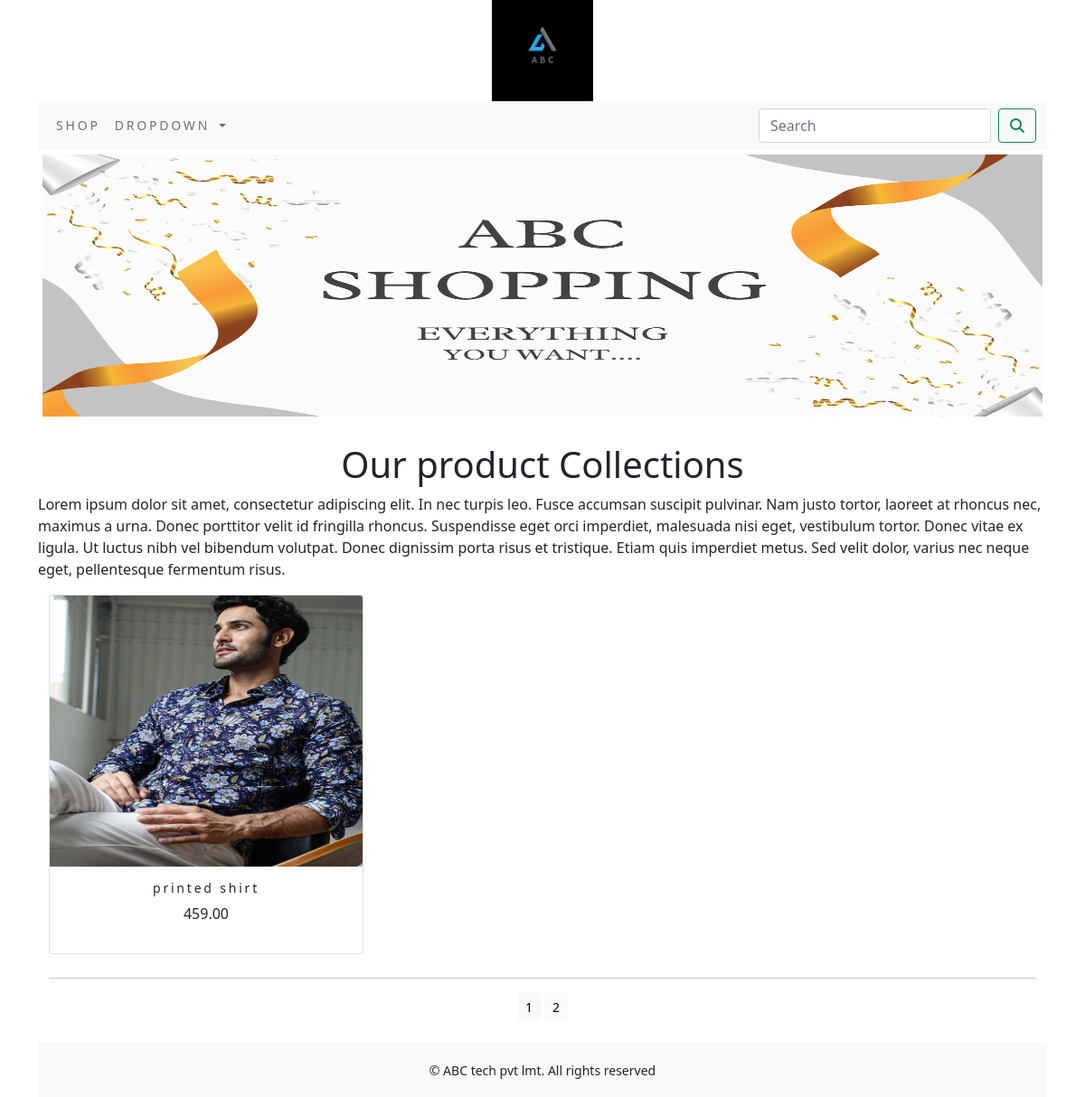
Screenshot of /shop/?page=2 with the database file from the repository.
### shopapp/models.py (models this page shows, shortened)
class product(models.Model):
    name=models.CharField(max_length=250,unique=True)
    slug=models.SlugField(max_length=250,unique=True)
    desc=models.TextField(blank=True)
    category=models.ForeignKey(category,on_delete=models.CASCADE)
    price=models.DecimalField(max_digits=10,decimal_places=2)
    img=models.ImageField(upload_to='product',blank=True)
    stock=models.IntegerField()
    available=models.BooleanField(default=True)
    created=models.DateField(auto_now_add=True)
    updated=models.DateField(auto_now=True)
    class Meta:
        ordering=('name',)
        verbose_name='product'
        verbose_name_plural='products'
    def get_url(self):
        return reverse('shopapp:prodcatdetails',args=[self.category.slug,self.slug])

### shopapp/views.py (the view)
# urls.py: path('',views.allProdCat,name='allProdCat'),
def allProdCat(request,c_slug=None):
    c_page=None
    products_list=None
    if c_slug!=None:
        c_page=get_object_or_404(category,slug=c_slug)
        products_list=product.objects.all().filter(category=c_page,available=True)
    else:
        products_list=product.objects.all().filter(available=True)
    paginator=Paginator(products_list,6)
    try:
        page=int(request.GET.get('page','1'))
    except:
        page=1
    try:
        products=paginator.page(page)
    except(EmptyPage,InvalidPage):
        products=paginator.page(paginator.num_pages)
    return render(request,'category.html',{'category':c_page,'products':products,'c_slug':c_slug})

### cart/context_processors.py (called while the page is built)
def counter(request):
    item_count=0
    if 'admin' in request.path:
        return {}
    else:
        try:
            cart=Cart.objects.filter(cart_id=_cart_id(request))
            cart_items=CartItem.objects.all().filter(cart=cart[:1])
            for cart_item in cart_items:
                item_count += cart_item.quantity
        except Cart.DoesNotExist:
            item_count=0
    return ({"item_count":item_count})

### cart/views.py (called while the page is built)
def _cart_id(request):
    cart=request.session.session_key
    if not cart:
        cart=request.session.create()
    return cart

### shopapp/context_processors.py (called while the page is built)
def menu_links(request):
    links=category.objects.all()
    return dict(links=links)

### shopapp/models.py (called while the page is built)
    def get_url(self):
        return reverse('shopapp:products_by_category',args=[self.slug])

### templates/category.html (shortened to what this page needs)
{% extends 'base.html' %}
{% load static %}
{% block content %}
    <div class="mx_auto">
        {% if category %}
            <img  class="my_image" src="{{category.img.url}}"  alt="{{category.name}}" >
    </div>
        <br>
    <div>
        <h1 class="text-center my_title">{{category.name}}</h1>
        <p class="text-justify">{{category.desc}}</p>
    </div>
        {% else %}
        <div>
            <img class="my_image my_image_padding" src="{% static 'img/banner.png' %}" alt="our products" width="100%" >
        </div>
 <br>
    <div>
        <h1 class="text-center my_tiltle"> Our product Collections</h1>
        <p class="text-justify">Lorem ipsum dolor sit amet, consectetur adipiscing elit. In nec turpis leo. Fusce accumsan suscipit pulvinar. Nam justo tortor, laoreet at rhoncus nec, maximus a urna. Donec porttitor velit id fringilla rhoncus. Suspendisse eget orci imperdiet, malesuada nisi eget, vestibulum tortor. Donec vitae ex ligula. Ut luctus nibh vel bibendum volutpat. Donec dignissim porta risus et tristique. Etiam quis imperdiet metus. Sed velit dolor, varius nec neque eget, pellentesque fermentum risus.</p>
        </div>
        {% endif %}
    <div class="container">
        <div class="row mx_auto">
        {% for product in products.object_list %}
        <div class="my_bottom_margin col-9 col-sm-12 col-md-4 col-lg-4">
            <div class="card text-center" style="min-width:18rem;">
                <a href="{{ product.get_url}}"><img class="card-img-top my_image" src="{{product.img.url}}" alt="{{product.name}}" width="35%"></a>
            <div class="card-body">
                <h4>{{product.name}}</h4>
                <p>{{product.price}}</p>
            </div>
            </div>
        </div>
        {% endfor %}
    </div>
        <div class="mx_auto">
            {% if products.paginator.num_pages > 1 %}
            <hr>
            <div class="text-center">
                {% for pg in products.paginator.page_range %}
                    <a href="?page={{pg}}" class="btn btn-light btn-sm {% if products.number == pg %} active {% endif %}">{{pg}}</a>
                {% endfor %}
            </div>
            {% endif %}
        </div>
        <br>
</div>
{% endblock%}

### static/css/custom.css (style rules this page uses)
.my_image { width:100%; height:300px; }
.my_image_padding { padding:5px; }
.my_bottom_margin { margin-bottom:10px; }
.card-body h4 { font-size:14px; text_transform:uppercase; letter-spacing:.2em; }

### rows the page displays
product: img (picture), name "printed shirt", price "459.00"

### other values shown
{{ pg }} "1" "2"
